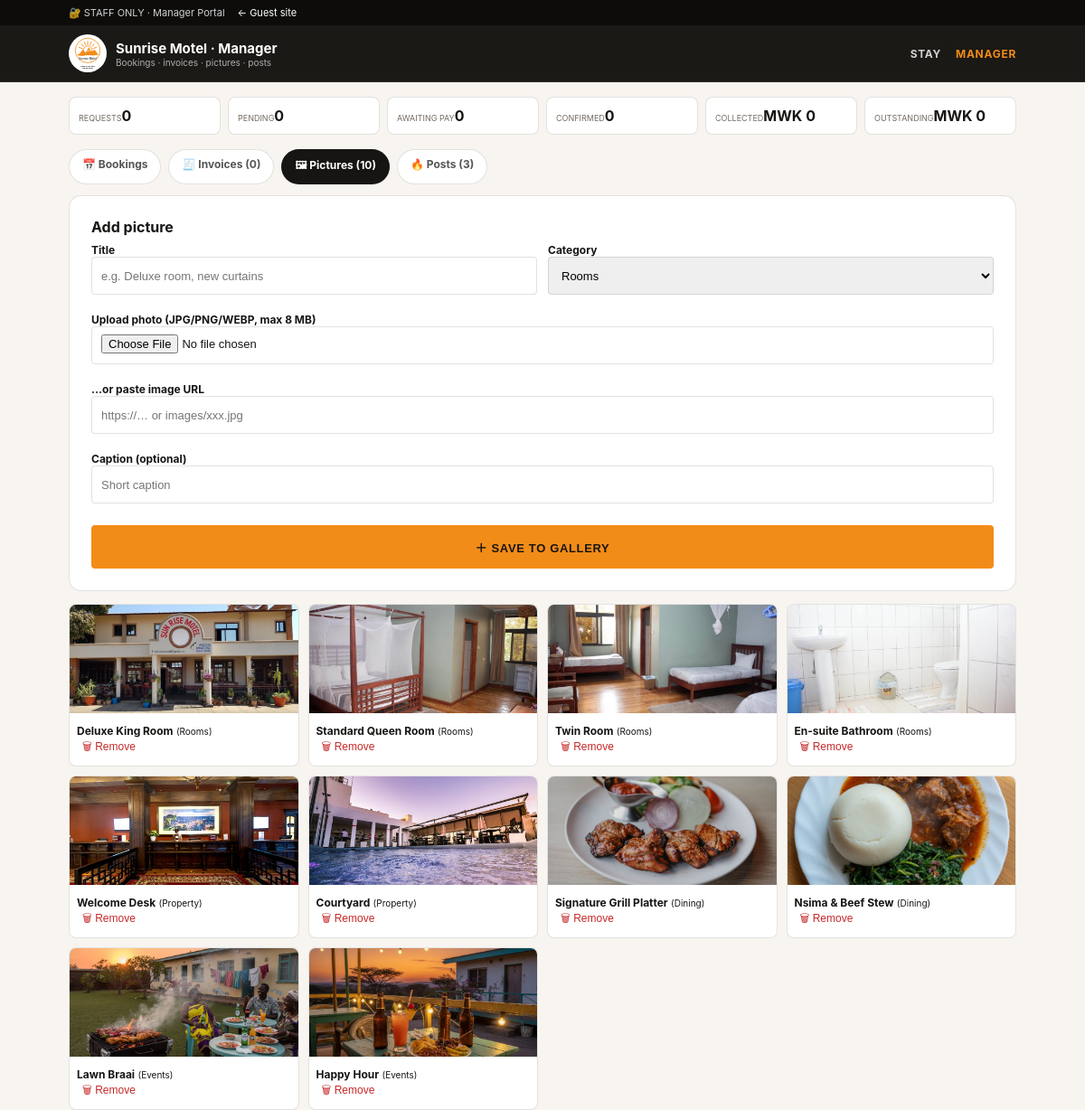
Page /php-mysql/admin.php?tab=gallery on the committed database.
### tables this page shows
CREATE TABLE IF NOT EXISTS `gallery_images` (
  `id` VARCHAR(36) PRIMARY KEY,
  `title` VARCHAR(160) NOT NULL,
  `category` VARCHAR(80) NOT NULL DEFAULT 'Rooms',
  `image_url` TEXT NOT NULL,
  `alt_text` VARCHAR(255) NOT NULL,
  `caption` TEXT NULL,
  `display_order` INT NOT NULL DEFAULT 0,
  `created_at` DATETIME NOT NULL DEFAULT CURRENT_TIMESTAMP
);

### php-mysql/config.php (called while the page is built, shortened)
<?php
function formatMwk($amount) {
    return 'MWK ' . number_format((int)$amount, 0);
}

### php-mysql/admin.php (the view, shortened to what this page needs)
<?php
require_once __DIR__ . '/config.php';
$pdo = getDbConnection();
$tab = $_GET['tab'] ?? 'bookings';
$all = $pdo->query("SELECT status, total_amount, amount_paid FROM bookings")->fetchAll();
$stats = ['total' => count($all), 'pending' => 0, 'awaiting' => 0, 'confirmed' => 0, 'collected' => 0, 'out' => 0];
$invoices = $pdo->query("SELECT * FROM invoices ORDER BY created_at DESC LIMIT 100")->fetchAll();
try { $gallery = $pdo->query("SELECT * FROM gallery_images ORDER BY display_order ASC LIMIT 200")->fetchAll(); } catch (Exception $e) { $gallery = []; }
try { $posts = $pdo->query("SELECT * FROM posts ORDER BY created_at DESC LIMIT 100")->fetchAll(); } catch (Exception $e) { $posts = []; }
?>
<!DOCTYPE html>
<html lang="en"><head><meta charset="UTF-8"><meta name="viewport" content="width=device-width, initial-scale=1.0">
<title>Manager Portal · Sunrise Motel (PHP/MySQL)</title><link rel="icon" href="images/sunrise-logo.svg"><link rel="stylesheet" href="assets/style.css">
</head>
<body>
<div class="topbar"><div class="wrap"><span>🔐 STAFF ONLY · Manager Portal</span><a href="index.php">← Guest site</a></div></div>
<header class="site-header"><div class="wrap">
<a class="brand" href="admin.php"><img src="images/sunrise-logo.svg" alt="logo"><span><strong>Sunrise Motel · Manager</strong><small>Bookings · invoices · pictures · posts</small></span></a>
<nav class="nav"><a href="index.php">Stay</a><a href="admin.php" class="active">Manager</a></nav></div></header>
<div class="wrap">
<div class="stats">
<div><small>Requests</small><b><?= $stats['total'] ?></b></div><div><small>Pending</small><b><?= $stats['pending'] ?></b></div>
<div><small>Awaiting pay</small><b><?= $stats['awaiting'] ?></b></div><div><small>Confirmed</small><b><?= $stats['confirmed'] ?></b></div>
<div><small>Collected</small><b><?= formatMwk($stats['collected']) ?></b></div><div><small>Outstanding</small><b><?= formatMwk($stats['out']) ?></b></div>
</div>
<div class="tabs">
<a href="?tab=bookings" class="<?= $tab === 'bookings' ? 'on' : '' ?>">📅 Bookings</a>
<a href="?tab=invoices" class="<?= $tab === 'invoices' ? 'on' : '' ?>">🧾 Invoices (<?= count($invoices) ?>)</a>
<a href="?tab=gallery" class="<?= $tab === 'gallery' ? 'on' : '' ?>">🖼 Pictures (<?= count($gallery) ?>)</a>
<a href="?tab=posts" class="<?= $tab === 'posts' ? 'on' : '' ?>">🔥 Posts (<?= count($posts) ?>)</a>
</div>
<?php if ($tab === 'gallery'): ?>
<div class="form-card" style="max-width:none;margin-bottom:14px;"><strong>Add picture</strong>
<form method="POST" enctype="multipart/form-data" style="display:grid;gap:8px;margin-top:8px;">
<div class="grid2"><label>Title<input name="title" required placeholder="e.g. Deluxe room, new curtains"></label><label>Category<select name="category"><option>Rooms</option></select></label></div>
<label>Upload photo (JPG/PNG/WEBP, max 8 MB)<input type="file" name="photo" accept="image/*"></label>
<label>…or paste image URL<input name="image_url" placeholder="https://… or images/xxx.jpg"></label>
<label>Caption (optional)<input name="caption" placeholder="Short caption"></label>
<button class="btn-primary" style="margin-top:4px;" type="submit">＋ Save to gallery</button>
</form></div>
<div class="grid-imgs"><?php foreach ($gallery as $g): ?><figure><img src="<?= htmlspecialchars($g['image_url']) ?>" alt="<?= htmlspecialchars($g['title']) ?>" loading="lazy"><figcaption style="padding:8px;font-size:12px;"><b><?= htmlspecialchars($g['title']) ?></b> <small>(<?= htmlspecialchars($g['category']) ?>)</small><form method="POST" onsubmit="return confirm('Remove this picture?')"><input type="hidden" name="action" value="delete_image"><input type="hidden" name="id" value="<?= $g['id'] ?>"><button style="color:#c62828;border:0;background:none;cursor:pointer;font-size:12px;" type="submit">🗑 Remove</button></form></figcaption></figure><?php endforeach; ?></div>
<?php endif; ?>
</div>
</body></html>

### php-mysql/assets/style.css (style rules this page uses)
:root { --orange: #f28c18; --ember: #c95612; --ink: #171513; --espresso: #49372f; --ivory: #f8f5f0; --ivory-deep: #efe8df; --sand: #e9d8c4; --sage: #526a57; --sage-light: #e8efe9; --muted: #756c64; --line: rgba(23,21,19,.12); }
* { box-sizing: border-box; }
body { margin: 0; font-family: -apple-system, BlinkMacSystemFont, "Segoe UI", Roboto, Helvetica, Arial, sans-serif; background: var(--ivory); color: var(--ink); -webkit-font-smoothing: antialiased; }
a { color: inherit; }
img { max-width: 100%; }
.wrap { max-width: 1080px; margin: 0 auto; padding: 0 16px; }
.topbar { background: #0d0c0b; color: rgba(255,255,255,.8); font-size: 11px; padding: 7px 0; }
.topbar .wrap { display: flex; gap: 14px; align-items: center; }
.topbar a { color: #fff; text-decoration: none; }
.site-header { position: sticky; top: 0; z-index: 50; background: rgba(18,16,14,.96); color: #fff; border-bottom: 1px solid rgba(255,255,255,.1); }
.site-header .wrap { display: flex; align-items: center; gap: 16px; padding-top: 10px; padding-bottom: 10px; }
.brand { display: flex; align-items: center; gap: 10px; text-decoration: none; color: #fff; }
.brand img { height: 42px; width: 42px; background: #fff; border-radius: 50%; padding: 2px; object-fit: contain; }
.brand strong { display: block; font-size: 15px; }
.brand small { display: block; font-size: 10px; color: rgba(255,255,255,.65); }
.nav { display: flex; gap: 16px; margin-left: auto; }
.nav a { color: rgba(255,255,255,.8); text-decoration: none; font-size: 12px; font-weight: 700; text-transform: uppercase; letter-spacing: .06em; }
.nav a:hover, .nav a.active { color: var(--orange); }
.btn-primary { display: inline-flex; align-items: center; justify-content: center; gap: 8px; width: 100%; min-height: 48px; margin-top: 14px; background: var(--orange); color: #171513; border: 0; border-radius: 4px; font-weight: 800; font-size: 13px; text-transform: uppercase; letter-spacing: .05em; cursor: pointer; text-decoration: none; }
.form-card { background: #fff; border: 1px solid var(--line); border-radius: 14px; padding: 24px; max-width: 680px; margin: 0 auto; }
.form-card label { display: block; margin-bottom: 12px; font-size: 12px; font-weight: 700; }
.form-card input, .form-card select, .form-card textarea { width: 100%; min-height: 42px; border: 1px solid var(--line); border-radius: 4px; padding: 8px 10px; font-size: 13px; }
.grid2 { display: grid; grid-template-columns: 1fr 1fr; gap: 12px; }

### php-mysql/admin.php (style rules this page uses)
.stats { display:grid;grid-template-columns:repeat(6,1fr);gap:8px;margin:16px 0; }
.stats div { background:#fff;border:1px solid var(--line);border-radius:8px;padding:10px; }
.stats small { font-size:9px;text-transform:uppercase;color:#756c64; }
.stats b { font-size:16px; }
.tabs { display:flex;gap:8px;margin:12px 0;flex-wrap:wrap; }
.tabs a { padding:8px 14px;border-radius:20px;background:#fff;border:1px solid var(--line);font-size:12px;font-weight:700;text-decoration:none;color:#555; }
.tabs a.on { background:#171513;color:#fff; }
.grid-imgs { display:grid;grid-template-columns:repeat(4,1fr);gap:10px; }
.grid-imgs figure { margin:0;background:#fff;border:1px solid var(--line);border-radius:8px;overflow:hidden; }
.grid-imgs img { width:100%;height:120px;object-fit:cover; }

### rows in the picture
gallery_images: image_url (picture), title "Deluxe King Room", category "Rooms"
gallery_images: image_url (picture), title "Standard Queen Room", category "Rooms"
gallery_images: image_url (picture), title "Twin Room", category "Rooms"
gallery_images: image_url (picture), title "En-suite Bathroom", category "Rooms"
gallery_images: image_url (picture), title "Welcome Desk", category "Property"
gallery_images: image_url (picture), title "Courtyard", category "Property"
gallery_images: image_url (picture), title "Signature Grill Platter", category "Dining"
gallery_images: image_url (picture), title "Nsima & Beef Stew", category "Dining"
gallery_images: image_url (picture), title "Lawn Braai", category "Events"
gallery_images: image_url (picture), title "Happy Hour", category "Events"

### other values in the picture
$stats['total'] "0"
$stats['pending'] "0"
$stats['awaiting'] "0"
$stats['confirmed'] "0"
formatMwk($stats['collected']) "MWK 0"
formatMwk($stats['out']) "MWK 0"
count($invoices) "0"
count($gallery) "10"
count($posts) "3"
